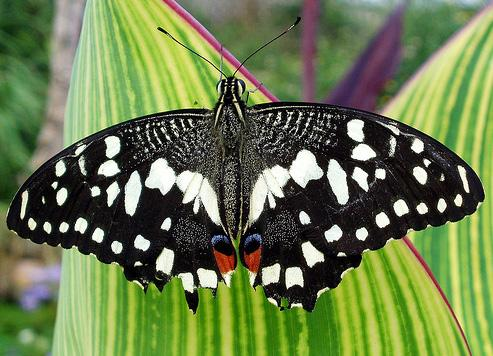
#> input picture MCUT_dl_course/mcut_dl_day2/data/butterfly.jpg, 493 x 356 px
$ jupyter execute --allow-errors mcut2-2.ipynb   (shell and % lines are left out)   (older library calls are emulated)
#> lines starting #> are read from the running program, lines starting #| are printed output that depends on the picture; after the words box and inside, x2 and y2 are one past the last pixel; in counts of white or black regions, pixels touching at a corner belong together
[cell 1]
###remember our essential utility commands
import cv2 #this makes OpenCV available
%pylab inline
#%pylab notebook
#this makes for nice figure generation, and brings numpy and matplotlib functions into
                #our namespace

###if you're not using notebooks, run:
#from numpy import *
#from matplotlib.pyplot import *
#also make sure to call show() in order to display plots

###note that the preferred convention for shared projects is
#import numpy as np
#import matplotlib.pyplot as plt
###in which case you have to prefix things like np.zeros(5) instead of just zeros(5),
###and plt.imshow() instead of just imshow()

[cell 2]
#change dir to your working space
%cd /home/jack/Desktop/dl_course/mcut_dl_day2_2/data
#your command will be different depending on your setup

[cell 3]
#let's load a nice picture
bfly = imread('butterfly.jpg')
#> bfly is the input picture: shape (356, 493, 3); mean R, G, B 107, 123.6, 77.2
#don't forget to take advantage of tab-completion; it works for python syntax as well as filenames

[cell 4]
#there are many ways to display an image, but let's use this for now:
figure()
imshow(bfly)

[cell 5]
#many algorithms operate on grayscale, and grayscale is easier to work on
bflygray = cv2.cvtColor(bfly,cv2.COLOR_BGR2GRAY)

[cell 6]
figure()
imshow(bflygray)

[cell 7]
#you may or may not want the default rainbow map
figure()
imshow(bflygray,cmap='gray')

[cell 8]
#let's make sure we understand our data
print(bfly.shape)
#| (356, 493, 3)
print(bflygray.shape)
#| (356, 493)

#the format above is (height, width, numchannels)
#if numchannels = 1, as is for grayscale, it is omitted
#for RGB/BGR/HSV color images, numchannels=3
#you could have numchannels=4
#this happens for RGBA (Red,Green,Blue,Alpha) images
#Alpha is transparency (0=transparent, 1 or 255 (depending on your datatype) = opaque)

[cell 9]
#also remember how to get the data type
bfly.dtype #note I'm dropping the print statement;
#this is okay for interactive work where you only care about the last output

[cell 10]
#uint8, which means integers in the 0-255 range, is standard for everyday camera images
#for scientific purposes, floating point is often used
bflyfloat = bflygray.astype(double)/255.0 #we typically want these in the 0-1 range

[cell 11]
bflyfloat.dtype

[cell 12]
#going back to dimensions, how do we get the image width and height in convenient variables?
height, width = bflygray.shape[0:2]
#> height = 356; width = 493

[cell 13]
height, width
#> Out = (356, 493)

[cell 14]
#Notes:
#always remember that the y dimension comes first (just like in Matlab), hence height is before width
#when indexing, [0:2] is only 0 and 1, not 0,1,2
#Python uses a 0:N-1 convention, which is handy when you get used to it, but can trip up newcomers
#what would you expect the following to do?
print(arange(5))

[cell 15]
#also, you might see something like this in people's code
height, width = bflygray.shape[:2]

[cell 16]
height, width
#> Out = (356, 493)

[cell 17]
#works just the same; when you leave an index blank, it's assumed to be
#the first or last element, depending on whether it's on the left or right of the :
bfly.shape[:]
#> Out = (356, 493, 3)

[cell 18]
#also useful to know how to access the last, second to last etc elements
print(bfly.shape[-1])
#| 3
print(bfly.shape[-2])
#| 493
print(bfly.shape[-3])
#| 356

[cell 19]
#you can probably guess how to extract RGB channels:
redc = bfly[:,:,0]
greenc = bfly[:,:,1]
bluec = bfly[:,:,2]

figure()
imshow(redc,cmap='gray')

figure()
imshow(greenc,cmap='gray')

figure()
imshow(bluec,cmap='gray')

[cell 20]
#note that these will all be singleton in the numchannels dimension
bluec.shape
#> Out = (356, 493)

[cell 21]
#how to recombine?
#first create a new blank image of the proper dimensions
combined = zeros((height,width,3),uint8)
#be careful that the dimensions are given as a tuple rather than individual arguments
combined[:,:,0]=redc
combined[:,:,1]=greenc
combined[:,:,2]=bluec

figure()
imshow(combined)

[cell 22]
#it's easy to extract a region of interest from an image
#let's say we want to examine the butterfly's head more closely;
#we can get a bounding box from the figure above
bflyhead = bfly[70:100,210:250]

figure()
imshow(bflyhead)

[cell 23]
#writing to pixels is also simple:
bfly = np.array(bfly)
bfly[70:100,210:250] = 0
#> bfly: shape (356, 493, 3); 0.68% of pixels changed, all inside (x1, y1, x2, y2) = (210, 70, 250, 100)
figure()
imshow(bfly)

Suggested test-your-knowledge exercises:
1.  Take an image and write a big + sign over it (ie two blocks of black pixels; one extending from top to bottom, one from left to right, but not occupying the whole image)
2.  Create a function that will take in two images and return an image that combines them into a larger side-by-side image
Should be something like

[cell 24]
def sidebyside(imageleft,imageright):
    newimheight=...
    newimwidth=...
    newim = zeros(...)
    ...
    ...
    ...
    return newim
#note this won't run as-is

 Pay attention to indentation!  Python requires code blocks to have consistent indentation (painful at first but makes for great code readability)

[cell 25]
#numpy addition vs OpenCV addition
#numpy does modular addition
#ie 250+10 =4  (assuming uint8/mod255)
#OpenCV saturates
x = np.uint8([250])
y = np.uint8([10])
cv2.add(x,y)
#this tends to be what you want for combining images
#cv2.subtract works similarly
#of course, images will have to be the same dimension for addition/subtraction to work

[cell 26]
#image weighted blending
img1 = imread('pic1.png')
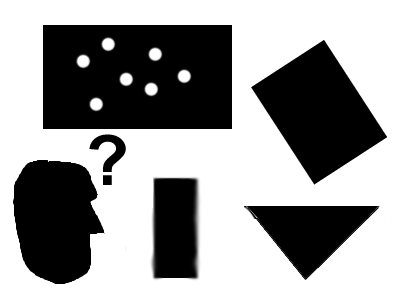
#> input picture MCUT_dl_course/mcut_dl_day2/data/pic1.png, 400 x 300 px
#> img1 is the input picture: shape (300, 400, 3) float32; mean R, G, B 0.604, 0.604, 0.604
img2 = imread('pic2.png')
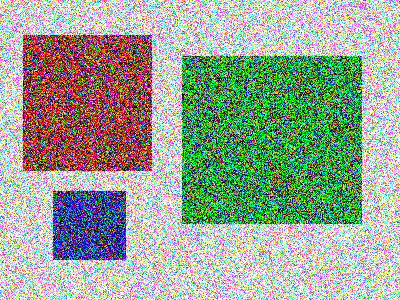
#> input picture MCUT_dl_course/mcut_dl_day2/data/pic2.png, 400 x 300 px
#> img2 is the input picture: shape (300, 400, 3) float32; mean R, G, B 0.603, 0.645, 0.588
#alpha = 0.7, 0.3=1-0.7; make sure those values add to 1
# if you want "conserve brightness"
dst = cv2.addWeighted(img1,0.7,img2,0.3,0)

figure()
subplot(1,3,1)
imshow(img1)
subplot(1,3,2)
imshow(img2)
subplot(1,3,3)
imshow(dst)

<br><br><br><br><br><br><br>
Image filtering in OpenCV

Lowpass filtering

[cell 27]
baboon = imread('baboon.jpg')
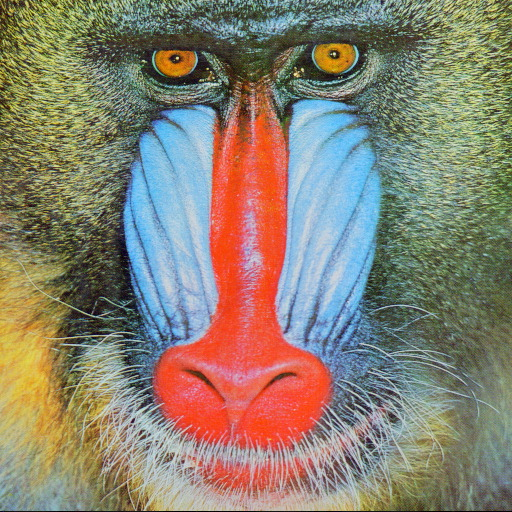
#> input picture MCUT_dl_course/mcut_dl_day2/data/baboon.jpg, 512 x 512 px
#> baboon is the input picture: shape (512, 512, 3); mean R, G, B 137.1, 129.1, 112.9
babblur = cv2.GaussianBlur(baboon,(29,29),0)

#custom kernel; simple box-car in this case
kernel = np.ones((15,15),np.float32)
kernel /= kernel.size #normalize kernel so as not to scale image intensity

babblur2 = cv2.filter2D(baboon,-1,kernel)

figure()
subplot(1,3,1)
imshow(baboon)
title('original')
subplot(1,3,2)
imshow(babblur)
title('Gaussian blurred')
subplot(1,3,3)
imshow(babblur2)
title('Box-car blurred')

#filter2D is very general and can do many different things; with the right kernel
#you can just as easily do high-pass filtering

[cell 28]
#Median blurring
#an edge-preserving filter
t = linspace(-1.0,1,1000)
y =  200* (exp(-(t/0.3)**20)  )
#> (the rest of this cell did not finish here and is left out)

[cell 29]
#fun demonstration of median-blur to "cartoonify" a real image
tulips = imread('Tulips.jpg')
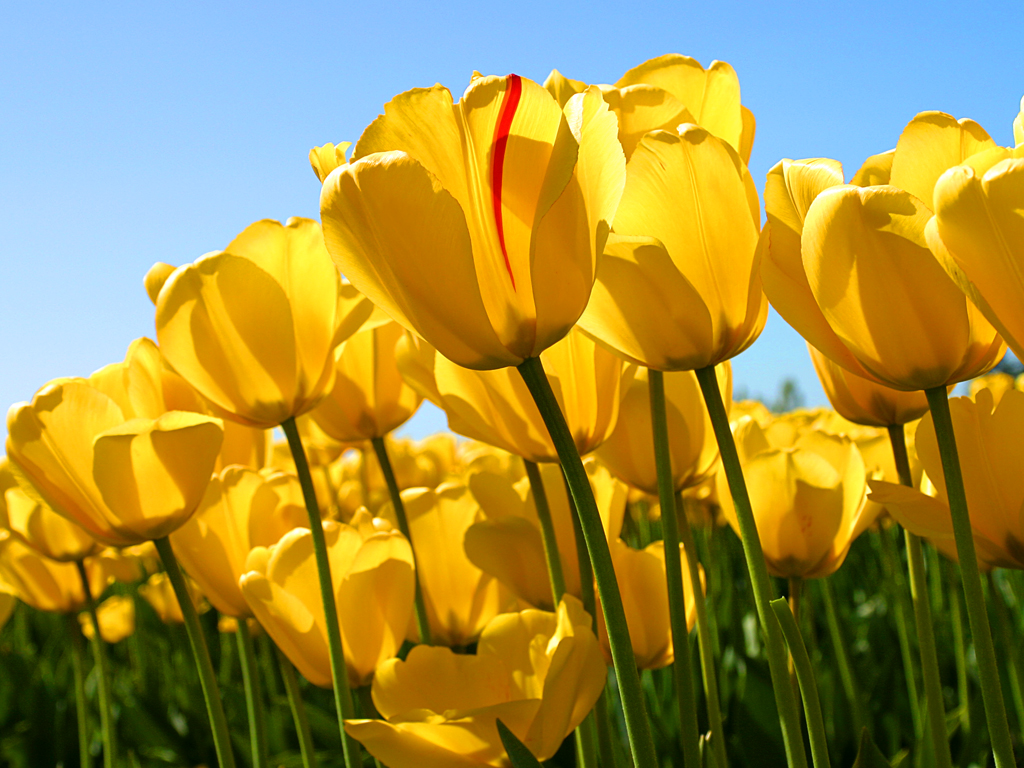
#> input picture MCUT_dl_course/mcut_dl_day2/data/Tulips.jpg, 1024 x 768 px
#> tulips is the input picture: shape (768, 1024, 3); mean R, G, B 161.3, 143.3, 66.7
tublur = cv2.medianBlur(tulips,29)


#we'll cover Canny edge detection and dilation shortly
edge=cv2.Canny(tublur,10,150)
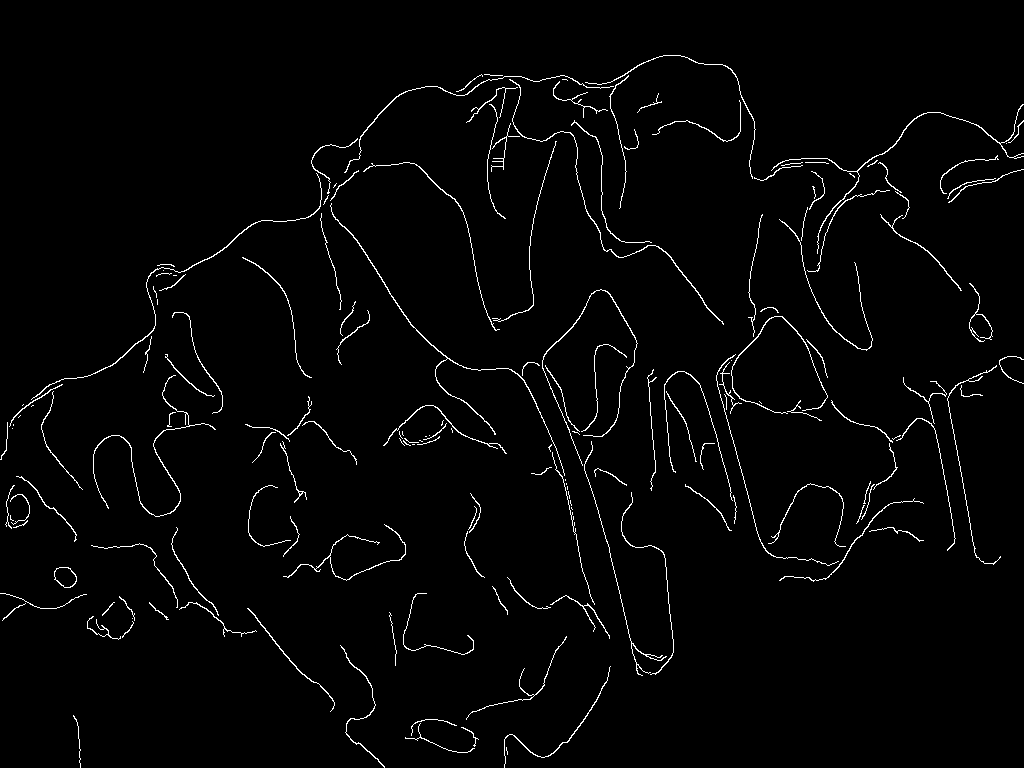
#> edge: shape (768, 1024); 2.1% white in thin lines or dots
kernel = np.ones((5,5),np.uint8)
edge = cv2.dilate(edge,kernel,iterations = 1)
#> edge: shape (768, 1024); 11.2% white; 33 white regions, largest, box (x1, y1, x2, y2) and area: (0, 53, 1024, 678) 42053, (714, 212, 1024, 584) 13442, (91, 310, 225, 519) 4100
tublur[edge==255]=0
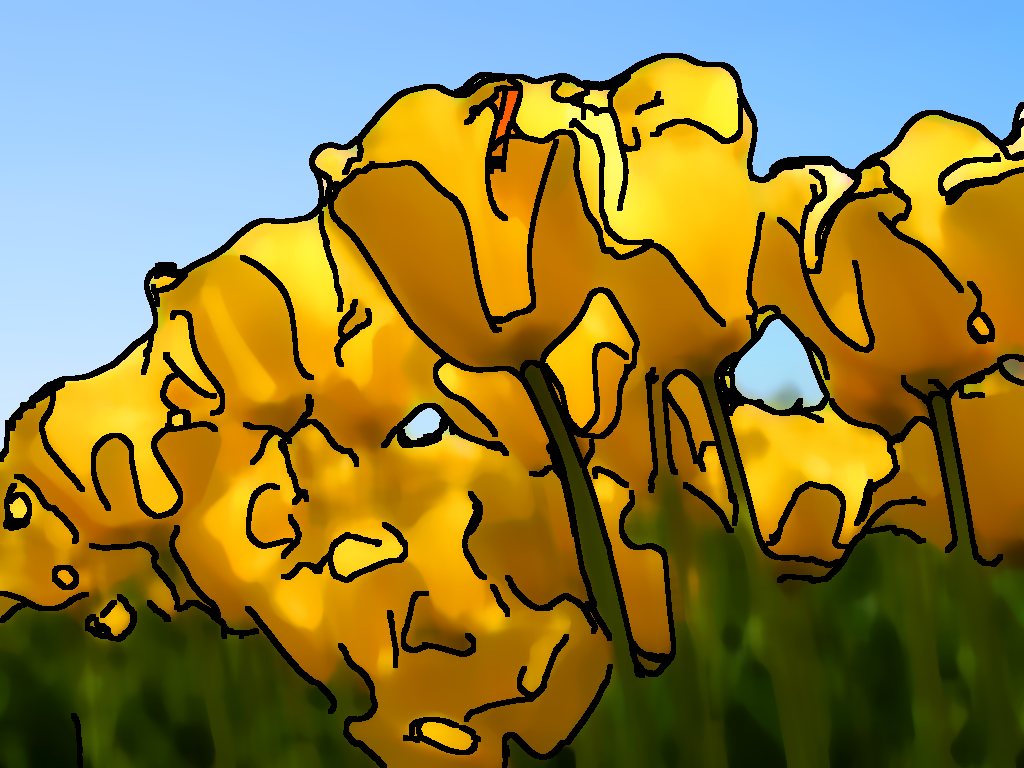
#> tublur: shape (768, 1024, 3); mean R, G, B 140.2, 125.7, 60.9

figure()
subplot(1,2,1)
imshow(tulips)
title('original')
subplot(1,2,2)
imshow(tublur)
title('cartoonified')

Exercise:
Non-local means filtering is a powerful denoising method.  Read this
http://docs.opencv.org/3.1.0/d5/d69/tutorial_py_non_local_means.html
and try to use the code.

<b><br><br><br>Highpass filtering and edge-detection</b>

[cell 30]
#basic high-pass filtering example;
#high-pass filtering responds to derivatives, or spatial changes in
#images
img = cv2.imread('sudokubig.jpg',0)
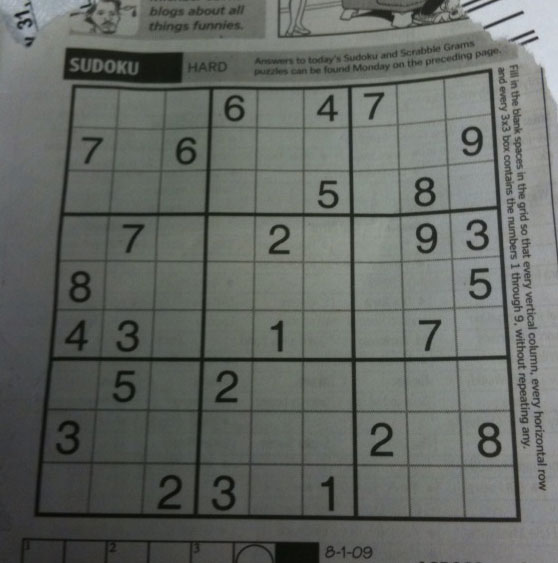
#> input picture MCUT_dl_course/mcut_dl_day2/data/sudokubig.jpg, 558 x 563 px
#> img: shape (563, 558); min 7, max 218, mean 102.4

laplacian = cv2.Laplacian(img,cv2.CV_64F)
sobelx=cv2.Sobel(img,cv2.CV_64F,1,0,ksize=5)
sobely=cv2.Sobel(img,cv2.CV_64F,0,1,ksize=5)
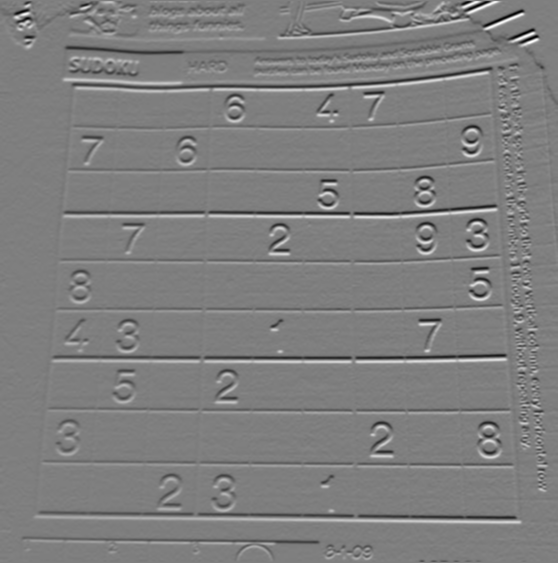
#> sobely: shape (563, 558) float64; min -5863, max 5891, mean -12.4; drawn with min black and max white

figure()
subplot(2,2,1),imshow(img,cmap = 'gray')
title('Original'), xticks([]), plt.yticks([])
subplot(2,2,2),imshow(laplacian,cmap='gray')
title('Laplacian'), xticks([]), plt.yticks([])
clim([0, 45])
subplot(2,2,3),imshow(sobelx,cmap='gray')
title('Sobel X'), xticks([]), plt.yticks([])
clim([0, 4500])
subplot(2,2,4),imshow(sobely,cmap='gray')
title('Sobel Y'), xticks([]), plt.yticks([])
clim([0, 4500])

#Canny edge detection
#read about the theory here:
#http://docs.opencv.org/3.1.0/da/d22/tutorial_py_canny.html

img = cv2.imread('messi5.jpg',0) #note that the last 0 parameter converts the image to grayscale
edge=cv2.Canny(img,100,200)

figure()
subplot(121),imshow(img,cmap = 'gray')
title('Original Image')
subplot(122),imshow(edge,cmap = 'gray')
title('Edge Image')

Morphological Operations:
<br>Modifying binary masks
<br>
Read about the different operations here <br>
http://docs.opencv.org/3.1.0/d9/d61/tutorial_py_morphological_ops.html#gsc.tab=0

#create a doughnut/circle image/mask of 0's and 1's
yy=mgrid[-1:1:0.01,-1:1:0.01][0]
xx=yy.T
circ = 0*xx
circ [xx**2+yy**2 < 0.5**2 ]=1
circ [xx**2+yy**2 < 0.2**2 ]=0

#many different kernel types depending on application
#let's just stick with a simple box kernel
kernel = ones((10,10),float32)

#now let's try the some of the different morphological operations
erosion = cv2.erode(circ,kernel,iterations=1)

dilation = cv2.dilate(circ,kernel,iterations=1)

floodfilled = cv2.floodFill(image=circ.astype(uint8).copy(),mask=None,seedPoint=(100,100),newVal=1)

figure()
subplot(1,4,1)
imshow(circ,cmap='gray')
title('doughnut')
subplot(1,4,2)
imshow(erosion,cmap='gray')
title('eroded')
subplot(1,4,3)
imshow(dilation,cmap='gray')
title('dilated')
subplot(1,4,4)
imshow(floodfilled[1].astype(float32),cmap='gray')
title('flood-filled')

Adaptive Thresholding

[cell 31]
#compare hard thresholding to adaptive thresholding
img = cv2.imread('sudokubig.jpg',0)
img = cv2.medianBlur(img,5)

ret,th1 = cv2.threshold(img,127,255,cv2.THRESH_BINARY)
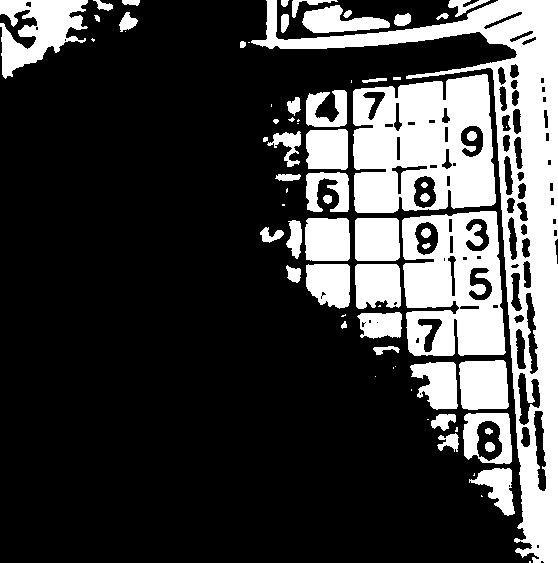
#> th1: shape (563, 558); 26% white; 73 white regions (22 under 20 px), largest, box (x1, y1, x2, y2) and area: (251, 0, 558, 563) 27354, (353, 74, 496, 213) 15287, (402, 211, 506, 356) 11071
th2 = cv2.adaptiveThreshold(img,255,cv2.ADAPTIVE_THRESH_MEAN_C,\
            cv2.THRESH_BINARY,11,2)
#> th2: shape (563, 558); 78.5% white; 933 black regions (750 under 20 px), largest, box (x1, y1, x2, y2) and area: (34, 68, 521, 523) 16003, (187, 0, 535, 63) 4523, (63, 47, 184, 83) 2276
th3 = cv2.adaptiveThreshold(img,255,cv2.ADAPTIVE_THRESH_GAUSSIAN_C,\
            cv2.THRESH_BINARY,11,2)
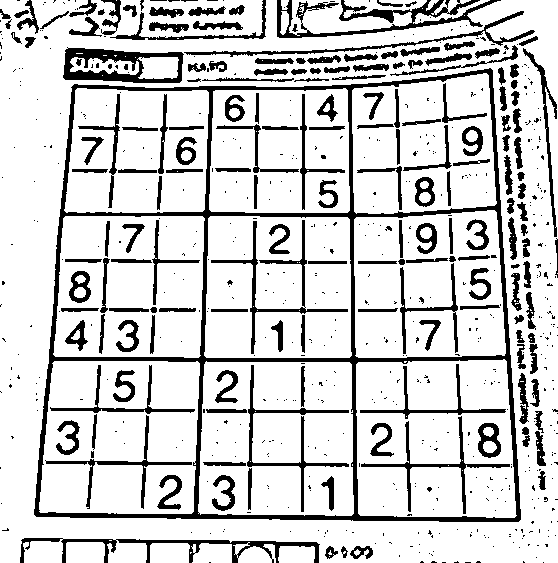
#> th3: shape (563, 558); 81.8% white; 695 black regions (518 under 20 px), largest, box (x1, y1, x2, y2) and area: (34, 68, 521, 522) 14492, (277, 0, 501, 38) 2417, (63, 47, 184, 83) 2026

titles = ['Original Image', 'Global Thresholding (v = 127)',
            'Adaptive Mean Thresholding', 'Adaptive Gaussian Thresholding']
images = [img, th1, th2, th3]

figure()
for i in range(4):
    subplot(2,2,i+1),plt.imshow(images[i],'gray')
    title(titles[i])
    xticks([]),yticks([])

[cell 32]
%cd ../python

[cell 33]
#interactive widget example
#demonstrates multiple OpenCV functions, including DFT/FFT
#along with Weiner deconvolution
#https://en.wikipedia.org/wiki/Wiener_deconvolution

%pylab inline
#make sure to use "inline" instead of "notebook" when using widgets
import cv2
import sys
from ipywidgets import interact
rcParams['figure.figsize'] = (15.0, 12.0)

def blur_edge(img, d=31):
    h, w  = img.shape[:2]
    img_pad = cv2.copyMakeBorder(img, d, d, d, d, cv2.BORDER_WRAP)
    img_blur = cv2.GaussianBlur(img_pad, (2*d+1, 2*d+1), -1)[d:-d,d:-d]
    y, x = np.indices((h, w))
    dist = np.dstack([x, w-x-1, y, h-y-1]).min(-1)
    w = np.minimum(np.float32(dist)/d, 1.0)
    return img*w + img_blur*(1-w)

def motion_kernel(angle, d, sz=65):
    kern = np.ones((1, d), np.float32)
    c, s = np.cos(angle), np.sin(angle)
    A = np.float32([[c, -s, 0], [s, c, 0]])
    sz2 = sz // 2
    A[:,2] = (sz2, sz2) - np.dot(A[:,:2], ((d-1)*0.5, 0))
    kern = cv2.warpAffine(kern, A, (sz, sz), flags=cv2.INTER_CUBIC)
    return kern


def update(angle,d,noise):

    noise = 10**(-0.1*noise)
    ang = deg2rad(angle)

    psf = motion_kernel(ang, d)


    psf /= psf.sum()
    psf_pad = np.zeros_like(img)
    kh, kw = psf.shape
    psf_pad[:kh, :kw] = psf
    PSF = cv2.dft(psf_pad, flags=cv2.DFT_COMPLEX_OUTPUT, nonzeroRows = kh)
    PSF2 = (PSF**2).sum(-1)
    iPSF = PSF / (PSF2 + noise)[...,np.newaxis]
    RES = cv2.mulSpectrums(IMG, iPSF, 0)
    res = cv2.idft(RES, flags=cv2.DFT_SCALE | cv2.DFT_REAL_OUTPUT )
    res = np.roll(res, -kh//2, 0)
    res = np.roll(res, -kw//2, 1)

    subplot(1,2,1)
    imshow(psf,cmap='gray')
    subplot(1,2,2)
    imshow(res,cmap='gray')


fn = '../data/licenseplate_motion.jpg'

img = cv2.imread(fn, 0)
if img is None:
    print('failed to load img')

img = np.float32(img)/255.0
#> img = nan

#> (the rest of this cell did not finish here and is left out)

IMG = cv2.dft(img, flags=cv2.DFT_COMPLEX_OUTPUT)


interact(update,angle=(0.0,180,1),d=(0,50,1),noise=(0.0,50,1))
